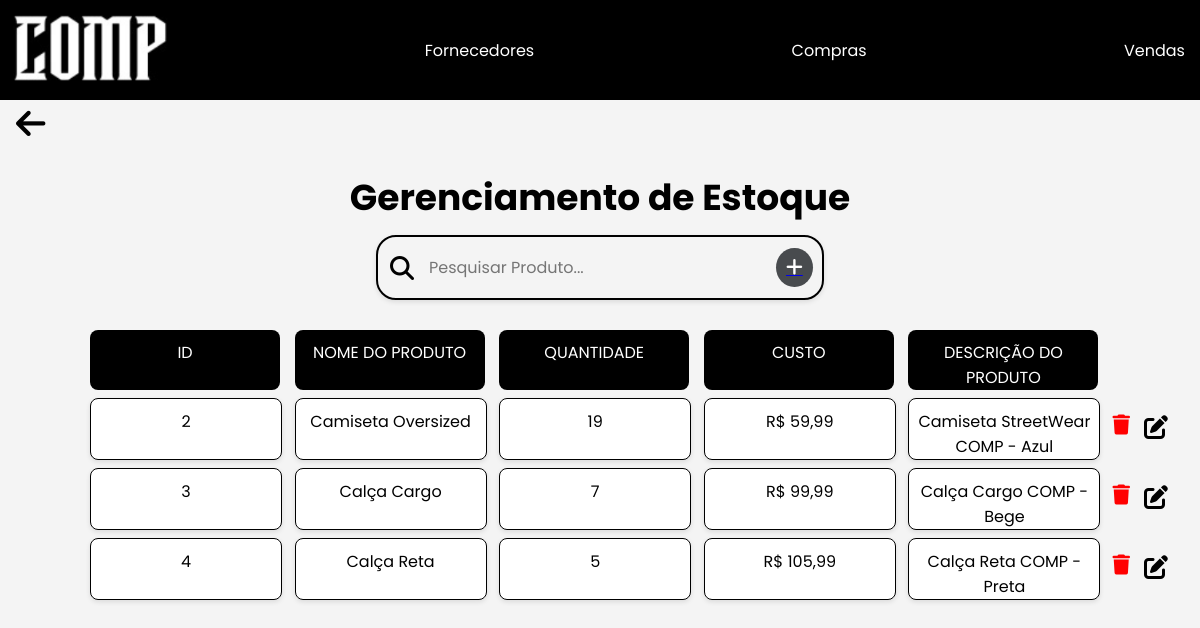
/estoque.php, run on the app's committed database.
### tables this page shows
CREATE TABLE `produto` (
  `id_produto` int(11) NOT NULL COMMENT 'Identificador de produto',
  `descricao_produto` varchar(100) NOT NULL COMMENT 'Descrição de Produto',
  `tamanho_produto` varchar(5) NOT NULL COMMENT 'Tamanho do produto',
  `cor_produto` varchar(20) NOT NULL COMMENT 'Cor do produto',
  `preco_produto` float NOT NULL COMMENT 'Preço do produto',
  `quantidade_produto` int(11) NOT NULL COMMENT 'Quantidade do produto',
  `nome_produto` varchar(35) NOT NULL COMMENT 'Nome do produto'
);

### estoque.php (the view, shortened to what this page needs)
<?php
    $servername = "localhost";
    $username = "root";
    $password = "";
    $dbname = "gerenciador_estoque";
    $conn = new mysqli($servername, $username, $password, $dbname);
    $conn->set_charset("utf8");
    $pesquisa = $_GET['PesquisarProduto'] ?? '';
    $sql = "SELECT id_produto, nome_produto, quantidade_produto, preco_produto, descricao_produto, cor_produto FROM produto WHERE nome_produto LIKE ? OR id_produto LIKE ?";
    $stmt = $conn->prepare($sql);
    $likePesquisa = "%" . $conn->real_escape_string($pesquisa) . "%";
    $stmt->bind_param("ss", $likePesquisa, $likePesquisa);
    $stmt->execute();
    $result = $stmt->get_result();
?>
<!DOCTYPE html>
<html lang="pt-br">
<head>
    <link rel="stylesheet" href="css/estoque.css">
    <link rel="stylesheet" href="https://cdnjs.cloudflare.com/ajax/libs/font-awesome/6.6.0/css/all.min.css">
</head>
<body>
<header>
    <div class="hdr">
        <img class="logo-header" src="./images/comp.png" alt="LOGO" onclick="voltarMenu()">
        <a href="fornecedores.php">Fornecedores</a>
        <a href="compras.php">Compras</a>
        <a href="vendas.php">Vendas</a>
    </div>
</header>
    <div class="botao--voltar">
        <i class="fa-solid fa-arrow-left" onclick="voltarMenu()"></i>
    </div>
    <section id="Titulo-Principal"><h1>Gerenciamento de Estoque</h1></section>
    <section style="margin-bottom: 30px;">
        <div style="margin: auto;" class="elementos--itens">
            <i class="fa-solid fa-magnifying-glass"></i>
            <form method="GET" action="">
                <input type="text" id="PesquisarProduto" name="PesquisarProduto" placeholder="Pesquisar Produto..." value="<?php echo htmlspecialchars($pesquisa); ?>">
            </form>
            <a href="/002 - Turma_2o_Semestre_2024/SA_Senai/cadastroprodutos.php" class="icon-btn">
                <i class="fa-solid fa-plus"></i>
            </a>
        </div>
    </section>
    <section id="container-elementos">
        <div class="elementos">ID</div>
        <div class="elementos">NOME DO PRODUTO</div>
        <div class="elementos">QUANTIDADE</div>
        <div class="elementos">CUSTO</div>
        <div class="elementos">DESCRIÇÃO DO PRODUTO</div>
    </section>
    <?php
    if ($result->num_rows > 0) {
        while ($linha = $result->fetch_assoc()) {
            echo '<section id="lista-elementos">';
            echo '<div class="elementos-lista">' . $linha["id_produto"] . '</div>';
            echo '<div class="elementos-lista">' . $linha["nome_produto"] . '</div>';
            echo '<div class="elementos-lista">' . $linha["quantidade_produto"] . '</div>';
            echo '<div class="elementos-lista">' . "R$ " . number_format($linha["preco_produto"], 2, ',', '.') . '</div>';
            echo '<div class="elementos-lista">' . $linha["descricao_produto"] . " - " . $linha["cor_produto"] . '</div>';
            echo '<div class="icons">';
            echo '<form method="POST" style="display:inline-block;" onsubmit="return confirmarExclusao();">';
            echo '<button type="submit" style="background:none; border:none;">';
            echo '<i class="fa-solid fa-trash" style="color: red;"></i>';
            echo '</button>';
            echo '</form>';
            echo '<a href="editar.php?id=' . $linha["id_produto"] . '"><i class="fa-solid fa-pen-to-square"></i></a>';
            echo '</div>';
            echo '</section>';
        }
    } else {
        echo '<div style="text-align:center">Nenhum produto encontrado.</div>';
    }
    ?>
</body>
</html>

### css/estoque.css (style rules this page uses)
* { padding: 0; margin: 0; font-family: Poppins, sans-serif; }
body { background-color: #f4f4f4; margin: 0; padding: 0; }
.hdr { background-color: black; height: 100px; display: flex; align-items: center; justify-content: space-between; padding: 0 10px; }
.hdr a { color: white; text-decoration: none; margin: 0 5px; }
.logo-header { height: 80px; }
.botao--voltar { font-size: 2.1em; margin-left: 16px; cursor: pointer; }
#Titulo-Principal { text-align: center; padding-top: 20px; font-size: 1.5em; margin-bottom: 10px; }
.elementos--itens { padding: 8px 12px; display: flex; align-items: center; gap: 5px; flex: 1; background-color: #f4f4f4; border: 2px solid black; border-radius: 20px; height: 45px; max-width: 420px; margin: 0 auto 20px; box-shadow: 0 2px 5px rgba(0, 0, 0, 0.1); }
.elementos--itens input { background-color: transparent; border: none; font-size: 16px; height: 100%; width: 292px; padding-left: 10px; }
.elementos--itens i { font-size: 1.5em; }
.icon-btn { background-color: #484b4e; border: none; border-radius: 50%; padding: 10px; display: flex; justify-content: center; align-items: center; cursor: pointer; transition: background-color 0.3s, transform 0.3s; margin-left: 50px; }
.icon-btn i { font-size: 1.2em; color: white; }
#container-elementos { width: 85%; margin: auto; display: grid; grid-template-columns: repeat(5, 1fr); gap: 3px; justify-content: space-evenly; text-align: center; }
.elementos { height: 50px; width: 190px; background-color: black; color: white; text-align: center; padding-top: 10px; font-size: 1em; border-radius: 8px; transition: background-color 0.3s; }
#lista-elementos { width: 85%; margin: auto; display: grid; grid-template-columns: repeat(5, 1fr); gap: 3px; margin-top: 8px; position: relative; flex-wrap: wrap; }
.elementos-lista { min-height: 50px; width: 190px; background-color: white; text-align: center; padding-top: 10px; font-size: 1em; border: 1px solid black; border-radius: 8px; position: relative; box-shadow: 0 2px 5px rgba(0, 0, 0, 0.1); transition: background-color 0.3s; word-wrap: break-word; overflow-wrap: break-word; }
.icons { display: flex; gap: 10px; position: absolute; right: -60px; top: 50%; transform: translateY(-50%); }
.icons button, .icons a { background: none; border: none; padding: 3px 2px; cursor: pointer; }
.icons button i, .icons a i { font-size: 1.5em; color: #000; }

### data on the page
produto: id_produto "2", nome_produto "Camiseta Oversized", quantidade_produto "19", preco_produto "59,99", descricao_produto "Camiseta StreetWear COMP", cor_produto "Azul"
produto: id_produto "3", nome_produto "Calça Cargo", quantidade_produto "7", preco_produto "99,99", descricao_produto "Calça Cargo COMP", cor_produto "Bege"
produto: id_produto "4", nome_produto "Calça Reta", quantidade_produto "5", preco_produto "105,99", descricao_produto "Calça Reta COMP", cor_produto "Preta"
